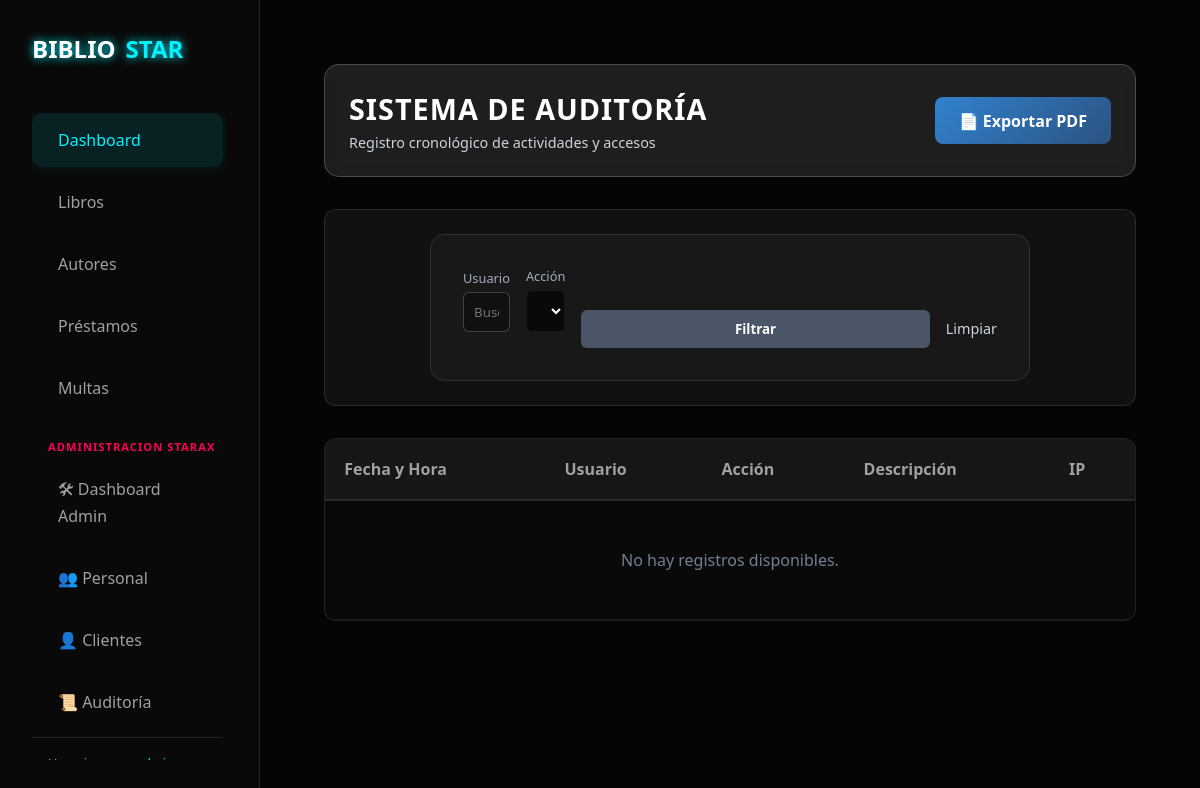
Page /logs/ (signed in) on the earlier database version.
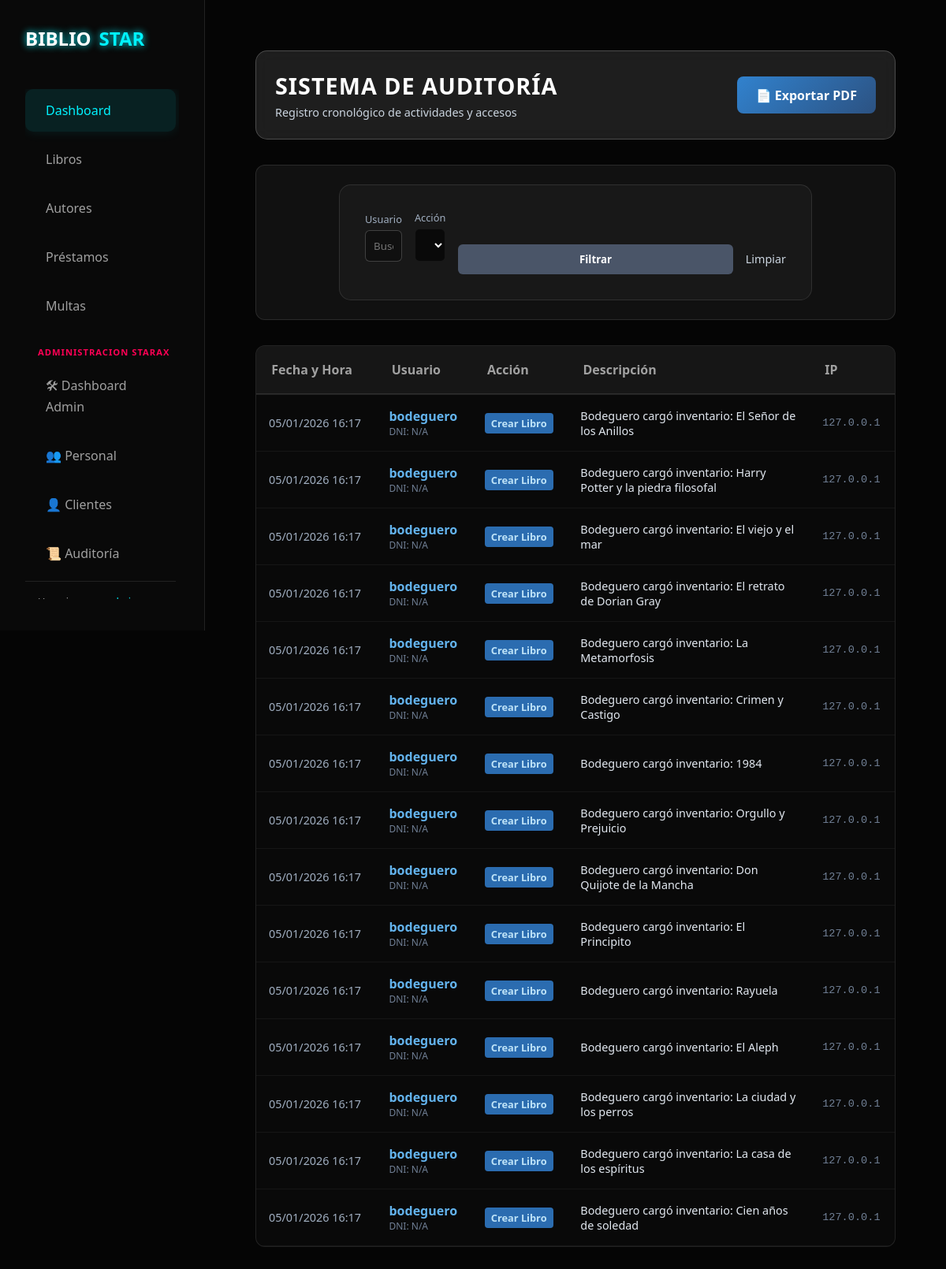
Same page on the later database version.
### gestion/models.py (models this page shows, shortened)
class RegistroAuditoria(models.Model):
    ACCIONES = (
        ('crear_prestamo', 'Crear Préstamo'),
        ('finalizar_prestamo', 'Finalizar Préstamo'),
        ('renovar_prestamo', 'Renovar Préstamo'),
        ('pagar_multa', 'Pagar Multa'),
        ('crear_libro', 'Crear Libro'),
        ('crear_autor', 'Crear Autor'),
        ('crear_usuario', 'Crear Usuario'),
        ('inicio_sesion', 'Inicio de Sesión'),
        ('cierre_sesion', 'Cierre de Sesión'),
    )
    usuario = models.ForeignKey(settings.AUTH_USER_MODEL, on_delete=models.SET_NULL, null=True, related_name='acciones_realizadas')
    accion = models.CharField(max_length=50, choices=ACCIONES)
    descripcion = models.TextField()
    fecha_hora = models.DateTimeField(default=timezone.now)
    ip_address = models.GenericIPAddressField(null=True, blank=True)
    prestamo_id = models.IntegerField(null=True, blank=True)
    multa_id = models.IntegerField(null=True, blank=True)
    libro_id = models.IntegerField(null=True, blank=True)
    class Meta:
        ordering = ['-fecha_hora']

class PerfilUsuario(models.Model):
    usuario = models.OneToOneField(settings.AUTH_USER_MODEL, on_delete=models.CASCADE, related_name='perfil')
    codigo_socio = models.CharField(max_length=20, unique=True, editable=False, null=True)
    dni = models.CharField(max_length=20, blank=True, null=True, unique=True)
    direccion = models.CharField(max_length=200, blank=True, null=True)
    telefono = models.CharField(max_length=20, blank=True, null=True)

### gestion/views.py (the view)
# urls.py: path('logs/', ver_logs, name="ver_logs"),
@user_passes_test(es_admin)
@login_required
def ver_logs(request):
    logs = RegistroAuditoria.objects.all().order_by('-fecha_hora')
    accion = request.GET.get('accion')
    usuario = request.GET.get('usuario')
    if accion:
        logs = logs.filter(accion=accion)
    if usuario:
        logs = logs.filter(usuario__username__icontains=usuario)
    context = {
        'logs': logs,
        'acciones': RegistroAuditoria.ACCIONES,
    }
    return render(request, 'logs.html', context)

### gestion/views.py (called while the page is built)
def es_admin(user):
    return user.is_superuser or user.groups.filter(name='Administrador').exists()

### gestion/templates/logs.html (shortened to what the changed rows need)
{% extends "index.html" %}
{% block contenido %}
<div class="logs-container" style="padding: 2rem; max-width: 1200px; margin: 0 auto;">
    <div class="header-glass"
        style="background: rgba(255, 255, 255, 0.1); backdrop-filter: blur(10px); border-radius: 15px; padding: 1.5rem; margin-bottom: 2rem; border: 1px solid rgba(255, 255, 255, 0.2); display: flex; justify-content: space-between; align-items: center;">
        <div>
            <h1 style="margin: 0; color: #fff; font-size: 1.8rem; letter-spacing: 1px;">SISTEMA DE AUDITORÍA</h1>
        </div>
    </div>
    <div class="table-responsive"
        style="overflow-x: auto; background: rgba(255, 255, 255, 0.02); border-radius: 12px; border: 1px solid rgba(255, 255, 255, 0.1);">
        <table style="width: 100%; border-collapse: collapse; color: #e2e8f0; text-align: left;">
            <thead>
                <tr style="background: rgba(255, 255, 255, 0.05);">
                    <th style="padding: 1.2rem; border-bottom: 2px solid rgba(255, 255, 255, 0.1);">Fecha y Hora</th>
                    <th style="padding: 1.2rem; border-bottom: 2px solid rgba(255, 255, 255, 0.1);">Usuario</th>
                    <th style="padding: 1.2rem; border-bottom: 2px solid rgba(255, 255, 255, 0.1);">Acción</th>
                    <th style="padding: 1.2rem; border-bottom: 2px solid rgba(255, 255, 255, 0.1);">Descripción</th>
                    <th style="padding: 1.2rem; border-bottom: 2px solid rgba(255, 255, 255, 0.1);">IP</th>
                </tr>
            </thead>
            <tbody>
                {% for log in logs %}
                <tr class="log-row"
                    style="border-bottom: 1px solid rgba(255, 255, 255, 0.05); transition: background 0.2s;">
                    <td style="padding: 1rem; color: #a0aec0; font-size: 0.9rem;">{{ log.fecha_hora|date:"d/m/Y H:i" }}
                    </td>
                    <td style="padding: 1rem;">
                        {% if log.usuario %}
                        <span style="font-weight: bold; color: #63b3ed;">{{ log.usuario.username }}</span>
                        <div style="font-size: 0.75rem; color: #718096;">DNI: {{ log.usuario.perfil.dni|default:"N/A" }}
                        </div>
                        {% else %}
                        <span style="color: #666; font-style: italic;">Usuario Eliminado</span>
                        {% endif %}
                    </td>
                    <td style="padding: 1rem;">
                        <span class="badge
                            {% if 'inicio' in log.accion %}badge-inicio
                            {% elif 'cierre' in log.accion %}badge-cierre
                            {% elif 'crear' in log.accion %}badge-crear
                            {% elif 'multa' in log.accion %}badge-multa
                            {% else %}badge-default{% endif %}">
                            {{ log.get_accion_display }}
                        </span>
                    </td>
                    <td style="padding: 1rem; font-size: 0.9rem; max-width: 300px;">{{ log.descripcion }}</td>
                    <td style="padding: 1rem; font-family: monospace; font-size: 0.85rem; color: #718096;">
                        {{ log.ip_address }}
                    </td>
                </tr>
                {% empty %}
                <tr>
                    <td colspan="5" style="padding: 3rem; text-align: center; color: #718096;">No hay registros
                        disponibles.</td>
                </tr>
                {% endfor %}
            </tbody>
        </table>
    </div>
</div>
{% endblock %}

Differences in the rows shown:
added RegistroAuditoria: fecha_hora "05/01/2026 16:17", usuario.username "bodeguero", usuario.perfil.dni "N/A", accion "Crear Libro", descripcion "Bodeguero cargó inventario: El Señor de los Anillos", ip_address "127.0.0.1"
added RegistroAuditoria: fecha_hora "05/01/2026 16:17", usuario.username "bodeguero", usuario.perfil.dni "N/A", accion "Crear Libro", descripcion "Bodeguero cargó inventario: Harry Potter y la piedra filosofal", ip_address "127.0.0.1"
added RegistroAuditoria: fecha_hora "05/01/2026 16:17", usuario.username "bodeguero", usuario.perfil.dni "N/A", accion "Crear Libro", descripcion "Bodeguero cargó inventario: El viejo y el mar", ip_address "127.0.0.1"
added RegistroAuditoria: fecha_hora "05/01/2026 16:17", usuario.username "bodeguero", usuario.perfil.dni "N/A", accion "Crear Libro", descripcion "Bodeguero cargó inventario: El retrato de Dorian Gray", ip_address "127.0.0.1"
added RegistroAuditoria: fecha_hora "05/01/2026 16:17", usuario.username "bodeguero", usuario.perfil.dni "N/A", accion "Crear Libro", descripcion "Bodeguero cargó inventario: La Metamorfosis", ip_address "127.0.0.1"
added RegistroAuditoria: fecha_hora "05/01/2026 16:17", usuario.username "bodeguero", usuario.perfil.dni "N/A", accion "Crear Libro", descripcion "Bodeguero cargó inventario: Crimen y Castigo", ip_address "127.0.0.1"
added RegistroAuditoria: fecha_hora "05/01/2026 16:17", usuario.username "bodeguero", usuario.perfil.dni "N/A", accion "Crear Libro", descripcion "Bodeguero cargó inventario: 1984", ip_address "127.0.0.1"
added RegistroAuditoria: fecha_hora "05/01/2026 16:17", usuario.username "bodeguero", usuario.perfil.dni "N/A", accion "Crear Libro", descripcion "Bodeguero cargó inventario: Orgullo y Prejuicio", ip_address "127.0.0.1"
added RegistroAuditoria: fecha_hora "05/01/2026 16:17", usuario.username "bodeguero", usuario.perfil.dni "N/A", accion "Crear Libro", descripcion "Bodeguero cargó inventario: Don Quijote de la Mancha", ip_address "127.0.0.1"
added RegistroAuditoria: fecha_hora "05/01/2026 16:17", usuario.username "bodeguero", usuario.perfil.dni "N/A", accion "Crear Libro", descripcion "Bodeguero cargó inventario: El Principito", ip_address "127.0.0.1"
added RegistroAuditoria: fecha_hora "05/01/2026 16:17", usuario.username "bodeguero", usuario.perfil.dni "N/A", accion "Crear Libro", descripcion "Bodeguero cargó inventario: Rayuela", ip_address "127.0.0.1"
added RegistroAuditoria: fecha_hora "05/01/2026 16:17", usuario.username "bodeguero", usuario.perfil.dni "N/A", accion "Crear Libro", descripcion "Bodeguero cargó inventario: El Aleph", ip_address "127.0.0.1"
added RegistroAuditoria: fecha_hora "05/01/2026 16:17", usuario.username "bodeguero", usuario.perfil.dni "N/A", accion "Crear Libro", descripcion "Bodeguero cargó inventario: La ciudad y los perros", ip_address "127.0.0.1"
added RegistroAuditoria: fecha_hora "05/01/2026 16:17", usuario.username "bodeguero", usuario.perfil.dni "N/A", accion "Crear Libro", descripcion "Bodeguero cargó inventario: La casa de los espíritus", ip_address "127.0.0.1"
added RegistroAuditoria: fecha_hora "05/01/2026 16:17", usuario.username "bodeguero", usuario.perfil.dni "N/A", accion "Crear Libro", descripcion "Bodeguero cargó inventario: Cien años de soledad", ip_address "127.0.0.1"
Other differences:
text no longer shown: "No hay registros disponibles."
